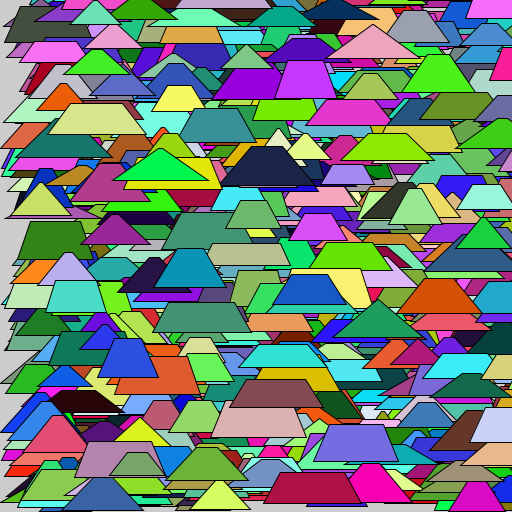
Frame 1 (no input)
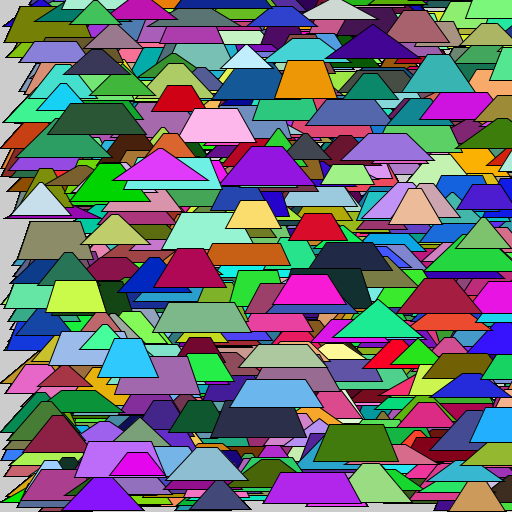
Frame 60 (the mouse pressed at the canvas centre just before this capture)
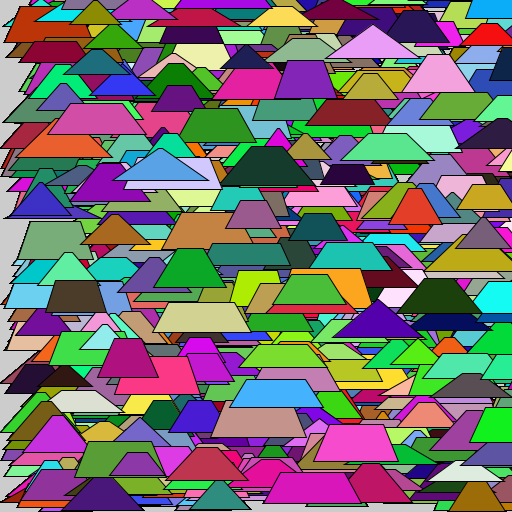
Frame 120 (the mouse held since frame 60 and released just before this capture)

The Processing sketch that drew these frames (run headless with seeded random() and noise(); from frame 60 on, the mouse is pressed at the canvas centre):

// Processing sketch: sketch_01_tarea_sketch_230822a
// ── sketch_01_tarea_sketch_230822a.pde
Trapecio trapecio;
ArrayList<Trapecio> trapecios;

void setup () {
  size(512, 512);
  //trapecio = new Trapecio(40, 20, 100, 20, 120, 60, 20, 60);
  trapecio = new Trapecio (100, 100, 50, 30, 40);
  trapecios = new ArrayList<Trapecio>();
  int N = 1000;
  for (int n = 0; n < N; n++) {
    float x = random (0, width);
    float y = random (0, height);
    float bmax = random (50, 100);
    float bmin = bmax - random (20, bmax);
    float a = random (20, 40); 
    trapecios.add( new Trapecio(x, y, bmax, bmin, a));
  }
}

void draw () {
  trapecio.Dibujar();
  for (Trapecio t : trapecios) {
    t.Dibujar();
  }
}

// ── Trapecio.pde
class Trapecio {
  PVector p1, p2, p3, p4;
  //float x1 , y1, 
  //      x2 , y2,
  //      x3 , y3,
  //      x4 , y4;
  ArrayList<PVector> puntos;
  PVector [] pts;
  
  Trapecio (float x1, float y1, float x2, float y2, float x3, float y3, float x4, float y4) {
    //puntos = new ArrayList<PVector>();
    //pts = new PVector[4];
    //pts[0] = new PVector (1,1);
    p1 = new PVector (x1, y1);
    p2 = new PVector (x2, y2);
    p3 = new PVector (x3, y3);
    p4 = new PVector (x4, y4);
  }
  
  Trapecio (float x1, float y1, float bmax, float bmin, float a) {
    p1 = new PVector (x1, y1);
    float deltab = (bmax - bmin) / 2;
    p2 = new PVector (x1 + deltab, y1 - a);
    p3 = new PVector (x1 + bmin + deltab, y1 - a);
    p4 = new PVector (x1 + bmax, y1);
  }
  
  void Dibujar () {
    /*
    quad( p1.x, p1.y,
          p2.x, p2.y,
          p3.x, p3.y,
          p4.x, p4.y);
    */
    fill(random(0,255), random(0, 255), random(0, 255));
    beginShape();
      vertex( p1.x, p1.y );
      vertex( p2.x, p2.y );
      vertex( p3.x, p3.y );
      vertex( p4.x, p4.y );
    endShape(CLOSE);
          
  }
}
